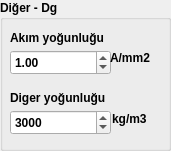
     <widget class="QGroupBox" name="groupBox_54">
      <property name="geometry">
       <rect>
        <x>360</x>
        <y>10</y>
        <width>171</width>
        <height>151</height>
       </rect>
      </property>
      <property name="sizePolicy">
       <sizepolicy hsizetype="Preferred" vsizetype="Preferred">
        <horstretch>0</horstretch>
        <verstretch>0</verstretch>
       </sizepolicy>
      </property>
      <property name="font">
       <font>
        <weight>75</weight>
        <bold>true</bold>
       </font>
      </property>
      <property name="title">
       <string>Diğer - Dg</string>
      </property>
      <widget class="QLabel" name="label_91">
       <property name="geometry">
        <rect>
         <x>10</x>
         <y>30</y>
         <width>111</width>
         <height>16</height>
        </rect>
       </property>
       <property name="text">
        <string>Akım yoğunluğu</string>
       </property>
       <property name="textFormat">
        <enum>Qt::RichText</enum>
       </property>
       <property name="scaledContents">
        <bool>false</bool>
       </property>
      </widget>
      <widget class="QDoubleSpinBox" name="doubleSpinBox_64">
       <property name="geometry">
        <rect>
         <x>10</x>
         <y>50</y>
         <width>101</width>
         <height>25</height>
        </rect>
       </property>
       <property name="decimals">
        <number>2</number>
       </property>
       <property name="singleStep">
        <double>0.500000000000000</double>
       </property>
       <property name="value">
        <double>1.000000000000000</double>
       </property>
      </widget>
      <widget class="QLabel" name="label_92">
       <property name="geometry">
        <rect>
         <x>10</x>
         <y>90</y>
         <width>111</width>
         <height>16</height>
        </rect>
       </property>
       <property name="text">
        <string>Diger yoğunluğu</string>
       </property>
       <property name="textFormat">
        <enum>Qt::RichText</enum>
       </property>
       <property name="scaledContents">
        <bool>false</bool>
       </property>
      </widget>
      <widget class="QDoubleSpinBox" name="doubleSpinBox_65">
       <property name="geometry">
        <rect>
         <x>10</x>
         <y>110</y>
         <width>101</width>
         <height>25</height>
        </rect>
       </property>
       <property name="decimals">
        <number>0</number>
       </property>
       <property name="maximum">
        <double>99999.000000000000000</double>
       </property>
       <property name="value">
        <double>3000.000000000000000</double>
       </property>
      </widget>
      <widget class="QLabel" name="label_93">
       <property name="geometry">
        <rect>
         <x>110</x>
         <y>50</y>
         <width>51</width>
         <height>16</height>
        </rect>
       </property>
       <property name="text">
        <string>A/mm2</string>
       </property>
       <property name="textFormat">
        <enum>Qt::RichText</enum>
       </property>
       <property name="scaledContents">
        <bool>false</bool>
       </property>
      </widget>
      <widget class="QLabel" name="label_94">
       <property name="geometry">
        <rect>
         <x>112</x>
         <y>111</y>
         <width>51</width>
         <height>16</height>
        </rect>
       </property>
       <property name="text">
        <string>kg/m3</string>
       </property>
       <property name="textFormat">
        <enum>Qt::RichText</enum>
       </property>
       <property name="scaledContents">
        <bool>false</bool>
       </property>
      </widget>
     </widget>
